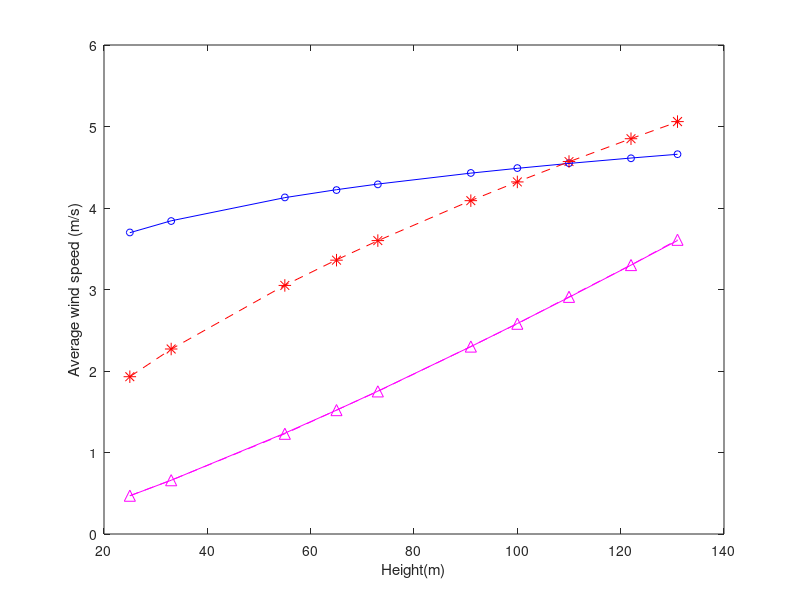

This chart was generated by the following MATLAB code: (Note: this script raises an error after producing the figure.)
% Q3

% Some code may already be provided below
% DO NOT clear, close or clc inside this script
% Apply good programming practices
%
% Name : Wee Jun Lin
% ID   : 32620861
% Date Modified : 27/9/2022

fprintf('\n Q3 \n\n')
%%
%Add your code here
% variables
data_file = importdata('avg_wind_data.txt').data;
height = data_file(:,1);
avg_ararat = data_file(:,2);
avg_silver = data_file(:,3);
avg_boco = data_file(:,4);

figure(4)
plot(height,avg_ararat,'bo','MarkerSize',5)
xlabel("Height(m)");ylabel("Average wind speed (m/s)");

hold on 

plot(height,avg_silver,'r*','MarkerSize',9)
xlabel("Height(m)");ylabel("Average wind speed (m/s)");


plot(height,avg_boco,'m--^','MarkerSize',8)
xlabel("Height(m)");ylabel("Average wind speed (m/s)");
hold on

% Fit a suitable model
% equation : wh = w0*(h/h0)^alpha
% fit using power model 
% log10(wh) = alpha*(log10(h)-log10(h0)+log10(w0))

h0 = 100; % initial height

% find coefficients
p_ararat = polyfit(log10(height/h0),log10(avg_ararat),1);
p_boco = polyfit(log10(height/h0),log10(avg_boco),1);
p_silver = polyfit(log10(height/h0),log10(avg_silver),1);

% alpha values
a_ararat = p_ararat(1);
a_boco = p_boco(1);
a_silver = p_silver(1);

% initial wind speeds
w0_ararat = 10^p_ararat(2);
w0_boco = 10^ p_boco(2);
w0_silverton = 10^p_silver(2);

% anon function for plotting
y_ara = @(h) w0_ararat.*(h/h0).^a_ararat;
y_boc = @(h) w0_boco.*(h/h0).^a_boco ;
y_silv = @(h) w0_silverton.*(h/h0).^a_silver;

% functions for the sites
y_ararat = y_ara(height);
y_boco = y_boc(height);
y_silver = y_silv(height);

% plot the fitted lines

plot(height,y_ararat,'b');
hold on;
plot(height,y_silver,'r--');
hold on;

plot(height,y_boco,'m-');
hold on;

% find r2 values for each equation
r2_ararat = r2nonlin(y_ara,height,avg_ararat);
r2_boco = r2nonlin(y_boc,height,avg_boco);
r2_silver = r2nonlin(y_silv,height,avg_silver);

%Print results

% print r2 values of each equation
fprintf('r^2 of Ararat is %.7f\n',r2_ararat)
fprintf('r^2 of Boco is %.7f\n',r2_boco)
fprintf('r^2 of Silverton is %.7f\n',r2_silver)

% print likely terrain sites
ter_ararat = '';
ter_boco = '';
ter_silver = '';

% compare alpha values to the table
%%
if a_ararat > 0.0001 && a_ararat < 0.001
    ter_ararat = 'Minimal impact e.g., open water, smooth snow fields, barren terrains.';
elseif a_ararat > 0.001 && a_ararat < 0.01
    ter_ararat = 'Featureless terrain e.g., deserts, flat grass plains, glaciers.';
elseif a_ararat > 0.01 && a_ararat < 0.1 
    ter_ararat = 'Flat terrain e.g., grass fields, airport runways.';
elseif a_ararat > 0.1 && a_ararat < 0.5 
    ter_ararat = 'Elements separated by large distances, e.g., scattered shelters, low-rising crops.';
elseif a_ararat > 0.5 && a_ararat < 1
    ter_ararat = 'Landscape with moderate occurrences e.g., vegetation, bushes, new dense forests.';
elseif a_ararat > 1 && a_ararat < 2
    ter_ararat = 'Larger elements uniformly distributed, e.g., mature forest, low-rise built-up areas.';
else
    ter_ararat = 'Irregular distribution of large elements, e.g., city centres, forests with clearings.';
end

if a_boco > 0.0001 && a_boco < 0.001
    ter_boco = 'Minimal impact e.g., open water, smooth snow fields, barren terrains.';
elseif a_boco > 0.001 && a_boco < 0.01
    ter_boco = 'Featureless terrain e.g., deserts, flat grass plains, glaciers.';
elseif a_boco > 0.01 && a_boco < 0.1 
    ter_boco = 'Flat terrain e.g., grass fields, airport runways.';
elseif a_boco > 0.1 && a_boco < 0.5 
    ter_boco = 'Elements separated by large distances, e.g., scattered shelters, low-rising crops.';
elseif a_boco > 0.5 && a_boco < 1
    ter_boco = 'Landscape with moderate occurrences e.g., vegetation, bushes, new dense forests.';
elseif a_boco > 1 && a_boco < 2
    ter_boco = 'Larger elements uniformly distributed, e.g., mature forest, low-rise built-up areas.';
else
    ter_boco = 'Irregular distribution of large elements, e.g., city centres, forests with clearings.';
end

if a_silver > 0.0001 && a_silver < 0.001
    ter_silver = 'Minimal impact e.g., open water, smooth snow fields, barren terrains.';
elseif a_silver > 0.001 && a_silver < 0.01
    ter_silver = 'Featureless terrain e.g., deserts, flat grass plains, glaciers.';
elseif a_silver > 0.01 && a_silver < 0.1 
    ter_silver = 'Flat terrain e.g., grass fields, airport runways.';
elseif a_silver > 0.1 && a_silver < 0.5 
    ter_silver = 'Elements separated by large distances, e.g., scattered shelters, low-rising crops.';
elseif a_silver > 0.5 && a_silver < 1
    ter_silver = 'Landscape with moderate occurrences e.g., vegetation, bushes, new dense forests.';
elseif a_silver > 1 && a_silver < 2
    ter_silver = 'Larger elements uniformly distributed, e.g., mature forest, low-rise built-up areas.';
else
    ter_silver = 'Irregular distribution of large elements, e.g., city centres, forests with clearings.';
end
%%

fprintf("The terrain of Ararat is %s\n",ter_ararat)
fprintf("The terrain of Boco Rock is %s\n",ter_boco)
fprintf("The terrain of Silver is %s\n",ter_silver)

%part b 
% anonymous function
h0_fixed = 80; % corrected height

% anon function for plotting
y_new = @(w0,h,alpha) w0.*(h/h0_fixed).^alpha;
